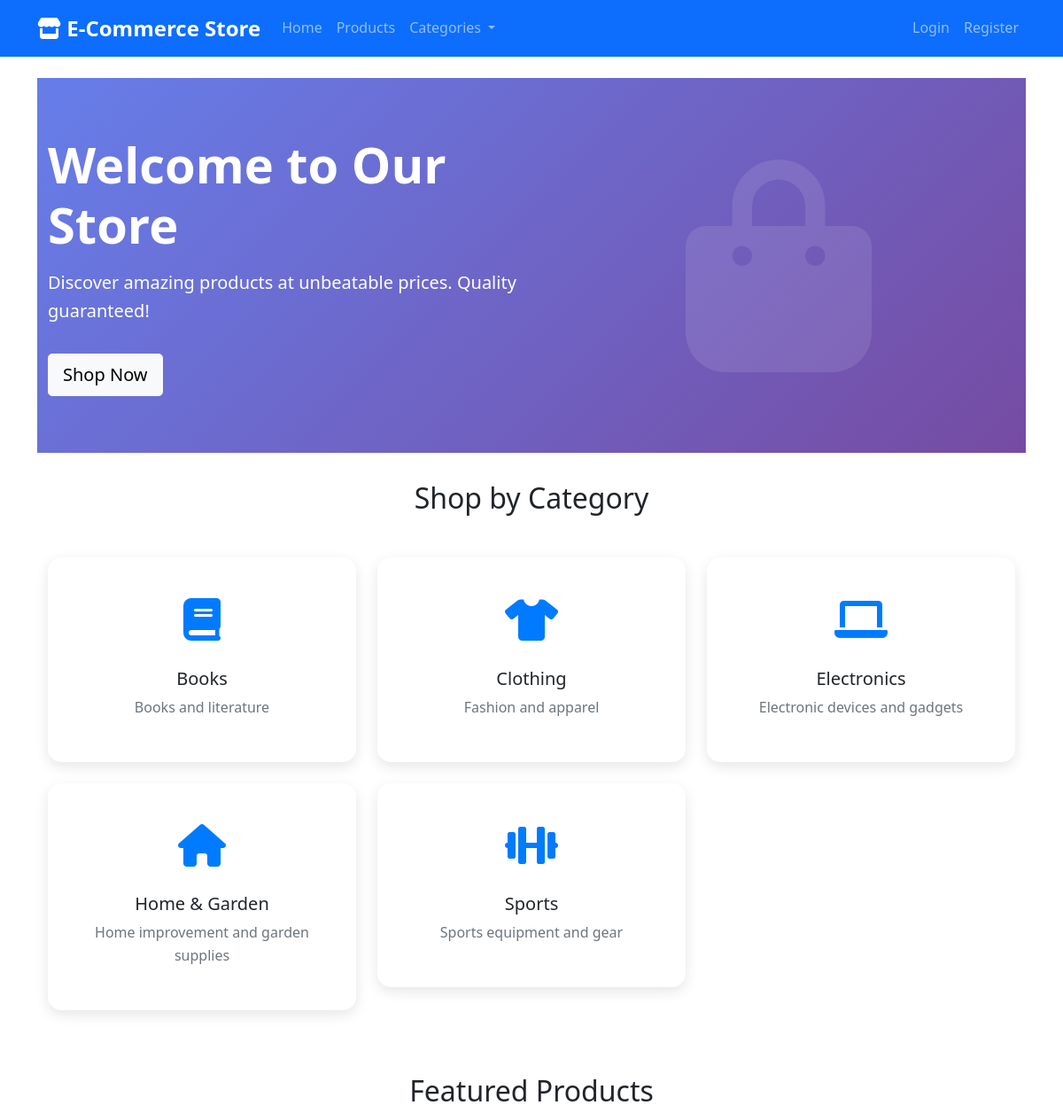
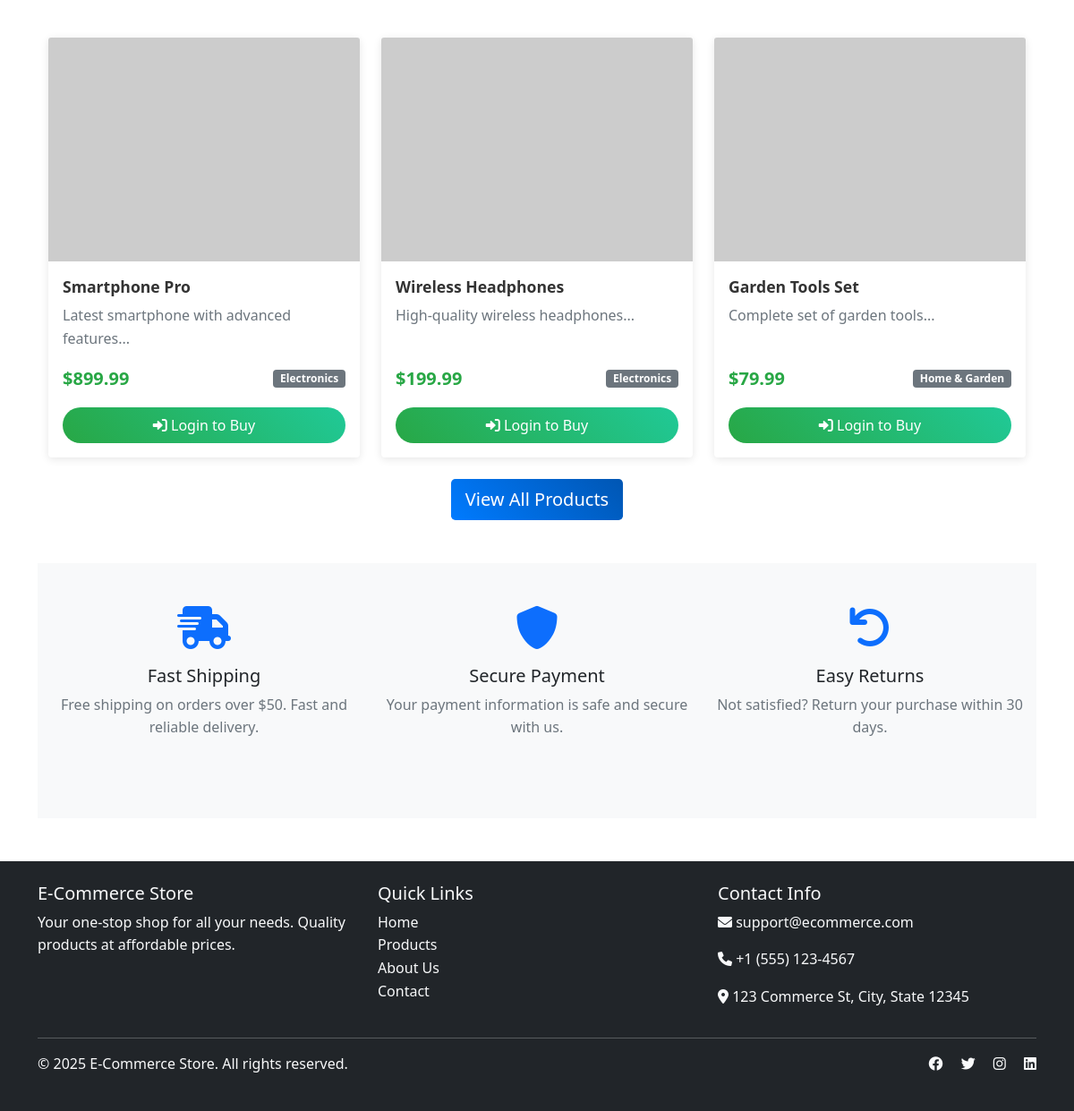
The page / on the database its author committed (2 pictures, top to bottom).
### tables this page shows
CREATE TABLE categories (
    id INT AUTO_INCREMENT PRIMARY KEY,
    name VARCHAR(100) NOT NULL,
    description TEXT,
    image VARCHAR(255),
    created_at TIMESTAMP DEFAULT CURRENT_TIMESTAMP
);

CREATE TABLE products (
    id INT AUTO_INCREMENT PRIMARY KEY,
    name VARCHAR(200) NOT NULL,
    description TEXT,
    price DECIMAL(10, 2) NOT NULL,
    category_id INT,
    stock_quantity INT DEFAULT 0,
    image VARCHAR(255),
    featured BOOLEAN DEFAULT FALSE,
    status ENUM('active', 'inactive') DEFAULT 'active',
    created_at TIMESTAMP DEFAULT CURRENT_TIMESTAMP,
    updated_at TIMESTAMP DEFAULT CURRENT_TIMESTAMP ON UPDATE CURRENT_TIMESTAMP,
    FOREIGN KEY (category_id) REFERENCES categories(id) ON DELETE SET NULL
);

### includes/functions.php (called while the page is built, shortened)
<?php
function isLoggedIn() {
    return isset($_SESSION['user_id']);
}
function formatPrice($price) {
    return '$' . number_format($price, 2);
}
?>

### index.php (the view, shortened to what this page needs)
<?php
include 'includes/header.php';
$stmt = $pdo->query("SELECT p.*, c.name as category_name FROM products p
                     LEFT JOIN categories c ON p.category_id = c.id
                     WHERE p.featured = 1 AND p.status = 'active'
                     ORDER BY p.created_at DESC LIMIT 6");
$featuredProducts = $stmt->fetchAll();
$stmt = $pdo->query("SELECT * FROM categories ORDER BY name");
$categories = $stmt->fetchAll();
?>
<div class="hero-section">
    <div class="container">
        <div class="row align-items-center">
            <div class="col-lg-6">
                <h1 class="hero-title">Welcome to Our Store</h1>
                <p class="hero-subtitle">Discover amazing products at unbeatable prices. Quality guaranteed!</p>
                <a href="products.php" class="btn btn-light btn-lg">Shop Now</a>
            </div>
            <div class="col-lg-6 text-center">
                <i class="fas fa-shopping-bag" style="font-size: 15rem; opacity: 0.1;"></i>
            </div>
        </div>
    </div>
</div>
<section class="mb-5">
    <div class="container">
        <h2 class="text-center mb-5">Shop by Category</h2>
        <div class="row">
            <?php foreach ($categories as $category): ?>
                <div class="col-md-6 col-lg-4 mb-4">
                    <a href="products.php?category=<?php echo $category['id']; ?>" class="category-card d-block">
                        <div class="category-icon">
                            <?php
                            $icons = [
                                'Electronics' => 'fas fa-laptop',
                                'Clothing' => 'fas fa-tshirt',
                                'Books' => 'fas fa-book',
                                'Home & Garden' => 'fas fa-home',
                                'Sports' => 'fas fa-dumbbell'
                            ];
                            echo '<i class="' . ($icons[$category['name']] ?? 'fas fa-tag') . '"></i>';
                            ?>
                        </div>
                        <h5><?php echo htmlspecialchars($category['name']); ?></h5>
                        <p class="text-muted"><?php echo htmlspecialchars($category['description']); ?></p>
                    </a>
                </div>
            <?php endforeach; ?>
        </div>
    </div>
</section>
<?php if (!empty($featuredProducts)): ?>
<section class="mb-5">
    <div class="container">
        <h2 class="text-center mb-5">Featured Products</h2>
        <div class="row">
            <?php foreach ($featuredProducts as $product): ?>
                <div class="col-md-6 col-lg-4 mb-4">
                    <div class="card product-card h-100">
                        <img src="<?php echo $product['image'] ?: 'https://via.placeholder.com/300x250?text=' . urlencode($product['name']); ?>"
                             class="card-img-top product-image"
                             alt="<?php echo htmlspecialchars($product['name']); ?>">
                        <div class="card-body d-flex flex-column">
                            <h5 class="card-title">
                                <a href="product.php?id=<?php echo $product['id']; ?>" class="product-title">
                                    <?php echo htmlspecialchars($product['name']); ?>
                                </a>
                            </h5>
                            <p class="card-text text-muted flex-grow-1">
                                <?php echo htmlspecialchars(substr($product['description'], 0, 100)) . '...'; ?>
                            </p>
                            <div class="d-flex justify-content-between align-items-center">
                                <span class="product-price"><?php echo formatPrice($product['price']); ?></span>
                                <span class="badge bg-secondary"><?php echo htmlspecialchars($product['category_name']); ?></span>
                            </div>
                            <div class="mt-3">
                                <?php if ($product['stock_quantity'] > 0): ?>
                                    <?php if (isLoggedIn()): ?>
                                        <button class="btn btn-cart w-100 add-to-cart"
                                                data-product-id="<?php echo $product['id']; ?>">
                                            <i class="fas fa-cart-plus"></i> Add to Cart
                                        </button>
                                    <?php else: ?>
                                        <a href="login.php" class="btn btn-cart w-100">
                                            <i class="fas fa-sign-in-alt"></i> Login to Buy
                                        </a>
                                    <?php endif; ?>
                                <?php else: ?>
                                    <button class="btn btn-secondary w-100" disabled>
                                        <i class="fas fa-times"></i> Out of Stock
                                    </button>
                                <?php endif; ?>
                            </div>
                        </div>
                    </div>
                </div>
            <?php endforeach; ?>
        </div>
        <div class="text-center">
            <a href="products.php" class="btn btn-primary btn-lg">View All Products</a>
        </div>
    </div>
</section>
<?php endif; ?>
<section class="bg-light py-5">
    <div class="container">
        <div class="row text-center">
            <div class="col-md-4 mb-4">
                <div class="feature-icon mb-3">
                    <i class="fas fa-shipping-fast text-primary" style="font-size: 3rem;"></i>
                </div>
                <h5>Fast Shipping</h5>
                <p class="text-muted">Free shipping on orders over $50. Fast and reliable delivery.</p>
            </div>
            <div class="col-md-4 mb-4">
                <div class="feature-icon mb-3">
                    <i class="fas fa-shield-alt text-primary" style="font-size: 3rem;"></i>
                </div>
                <h5>Secure Payment</h5>
                <p class="text-muted">Your payment information is safe and secure with us.</p>
            </div>
            <div class="col-md-4 mb-4">
                <div class="feature-icon mb-3">
                    <i class="fas fa-undo text-primary" style="font-size: 3rem;"></i>
                </div>
                <h5>Easy Returns</h5>
                <p class="text-muted">Not satisfied? Return your purchase within 30 days.</p>
            </div>
        </div>
    </div>
</section>
<?php include 'includes/footer.php'; ?>

### includes/header.php (shortened to what this page needs)
<?php
require_once 'config/database.php';
require_once 'includes/functions.php';
?>
<!DOCTYPE html>
<html lang="en">
<head>
    <link href="https://cdn.jsdelivr.net/npm/bootstrap@5.1.3/dist/css/bootstrap.min.css" rel="stylesheet">
    <link rel="stylesheet" href="https://cdnjs.cloudflare.com/ajax/libs/font-awesome/6.0.0/css/all.min.css">
    <link rel="stylesheet" href="assets/css/style.css">
</head>
<body>
    <nav class="navbar navbar-expand-lg navbar-dark bg-primary">
        <div class="container">
            <a class="navbar-brand" href="index.php">
                <i class="fas fa-store"></i> E-Commerce Store
            </a>
            <div class="collapse navbar-collapse" id="navbarNav">
                <ul class="navbar-nav me-auto">
                    <li class="nav-item">
                        <a class="nav-link" href="index.php">Home</a>
                    </li>
                    <li class="nav-item">
                        <a class="nav-link" href="products.php">Products</a>
                    </li>
                    <li class="nav-item dropdown">
                        <a class="nav-link dropdown-toggle" href="#" id="categoriesDropdown" role="button" data-bs-toggle="dropdown">
                            Categories
                        </a>
                            <?php
                            $stmt = $pdo->query("SELECT * FROM categories ORDER BY name");
                            ?>
                    </li>
                </ul>
                <ul class="navbar-nav">
                    <?php if (isLoggedIn()): ?>
                        <li class="nav-item">
                            <a class="nav-link" href="cart.php">
                                <i class="fas fa-shopping-cart"></i> Cart
                                <span class="badge bg-warning text-dark"><?php echo getCartCount($pdo); ?></span>
                            </a>
                        </li>
                        <li class="nav-item dropdown">
                            <a class="nav-link dropdown-toggle" href="#" id="userDropdown" role="button" data-bs-toggle="dropdown">
                                <i class="fas fa-user"></i> <?php echo $_SESSION['username']; ?>
                            </a>
                            <ul class="dropdown-menu">
                                <li><a class="dropdown-item" href="profile.php">Profile</a></li>
                                <li><a class="dropdown-item" href="orders.php">My Orders</a></li>
                                <?php if (isAdmin()): ?>
                                    <li><hr class="dropdown-divider"></li>
                                    <li><a class="dropdown-item" href="admin/dashboard.php">Admin Panel</a></li>
                                <?php endif; ?>
                                <li><hr class="dropdown-divider"></li>
                                <li><a class="dropdown-item" href="logout.php">Logout</a></li>
                            </ul>
                        </li>
                    <?php else: ?>
                        <li class="nav-item">
                            <a class="nav-link" href="login.php">Login</a>
                        </li>
                        <li class="nav-item">
                            <a class="nav-link" href="register.php">Register</a>
                        </li>
                    <?php endif; ?>
                </ul>
            </div>
        </div>
    </nav>
    <main class="container my-4">

### includes/footer.php (shortened to what this page needs)
</main>
    <footer class="bg-dark text-light py-4 mt-5">
        <div class="container">
            <div class="row">
                <div class="col-md-4">
                    <h5>E-Commerce Store</h5>
                    <p>Your one-stop shop for all your needs. Quality products at affordable prices.</p>
                </div>
                <div class="col-md-4">
                    <h5>Quick Links</h5>
                    <ul class="list-unstyled">
                        <li><a href="index.php" class="text-light text-decoration-none">Home</a></li>
                        <li><a href="products.php" class="text-light text-decoration-none">Products</a></li>
                        <li><a href="about.php" class="text-light text-decoration-none">About Us</a></li>
                        <li><a href="contact.php" class="text-light text-decoration-none">Contact</a></li>
                    </ul>
                </div>
                <div class="col-md-4">
                    <h5>Contact Info</h5>
                    <p><i class="fas fa-envelope"></i> support@ecommerce.com</p>
                    <p><i class="fas fa-phone"></i> +1 (555) 123-4567</p>
                    <p><i class="fas fa-map-marker-alt"></i> 123 Commerce St, City, State 12345</p>
                </div>
            </div>
            <hr class="my-3">
            <div class="row">
                <div class="col-md-6">
                    <p>&copy; <?php echo date('Y'); ?> E-Commerce Store. All rights reserved.</p>
                </div>
                <div class="col-md-6 text-end">
                    <a href="#" class="text-light me-3"><i class="fab fa-facebook"></i></a>
                    <a href="#" class="text-light me-3"><i class="fab fa-twitter"></i></a>
                    <a href="#" class="text-light me-3"><i class="fab fa-instagram"></i></a>
                    <a href="#" class="text-light"><i class="fab fa-linkedin"></i></a>
                </div>
            </div>
        </div>
    </footer>
</body>
</html>

### assets/css/style.css (style rules this page uses)
body { font-family: 'Segoe UI', Tahoma, Geneva, Verdana, sans-serif; line-height: 1.6; }
.navbar-brand { font-weight: bold; font-size: 1.5rem; }
.navbar-nav .nav-link { font-weight: 500; }
.product-card { transition: transform 0.3s ease, box-shadow 0.3s ease; border: none; box-shadow: 0 2px 10px rgba(0,0,0,0.1); }
.product-image { height: 250px; object-fit: cover; width: 100%; }
.product-title { font-size: 1.1rem; font-weight: 600; color: #333; text-decoration: none; }
.product-price { font-size: 1.25rem; font-weight: bold; color: #28a745; }
.btn-primary { background: linear-gradient(45deg, #007bff, #0056b3); border: none; transition: all 0.3s ease; }
.btn-cart { background: linear-gradient(45deg, #28a745, #20c997); border: none; color: white; padding: 0.5rem 1rem; border-radius: 25px; transition: all 0.3s ease; }
.hero-section { background: linear-gradient(135deg, #667eea 0%, #764ba2 100%); color: white; padding: 4rem 0; margin-bottom: 2rem; }
.hero-title { font-size: 3.5rem; font-weight: bold; margin-bottom: 1rem; }
.hero-subtitle { font-size: 1.25rem; margin-bottom: 2rem; }
.category-card { background: white; border-radius: 15px; padding: 2rem; text-align: center; transition: all 0.3s ease; box-shadow: 0 5px 15px rgba(0,0,0,0.1); text-decoration: none; color: inherit; }
.category-icon { font-size: 3rem; color: #007bff; margin-bottom: 1rem; }

### rows shown on the page
categories: name "Books", description "Books and literature"
categories: name "Clothing", description "Fashion and apparel"
categories: name "Electronics", description "Electronic devices and gadgets"
categories: name "Home & Garden", description "Home improvement and garden supplies"
categories: name "Sports", description "Sports equipment and gear"
products: name "Smartphone Pro", description "Latest smartphone with advanced features", price "$899.99", category.name "Electronics", stock_quantity "Login to Buy"
products: name "Wireless Headphones", description "High-quality wireless headphones", price "$199.99", category.name "Electronics", stock_quantity "Login to Buy"
products: name "Garden Tools Set", description "Complete set of garden tools", price "$79.99", category.name "Home & Garden", stock_quantity "Login to Buy"
